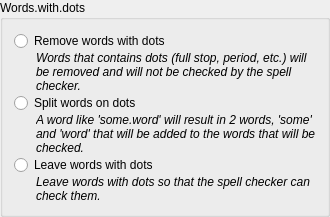
        <widget class="QGroupBox" name="groupBox_9">
         <property name="sizePolicy">
          <sizepolicy hsizetype="Preferred" vsizetype="Fixed">
           <horstretch>0</horstretch>
           <verstretch>0</verstretch>
          </sizepolicy>
         </property>
         <property name="title">
          <string>Words.with.dots</string>
         </property>
         <layout class="QFormLayout" name="formLayout_8">
          <property name="fieldGrowthPolicy">
           <enum>QFormLayout::FieldGrowthPolicy::AllNonFixedFieldsGrow</enum>
          </property>
          <property name="verticalSpacing">
           <number>0</number>
          </property>
          <item row="0" column="0" colspan="2">
           <widget class="QRadioButton" name="radioButtonDotsRemove">
            <property name="text">
             <string>Remove words with dots</string>
            </property>
           </widget>
          </item>
          <item row="1" column="0">
           <spacer name="horizontalSpacer_14">
            <property name="orientation">
             <enum>Qt::Orientation::Horizontal</enum>
            </property>
            <property name="sizeType">
             <enum>QSizePolicy::Policy::Fixed</enum>
            </property>
            <property name="sizeHint" stdset="0">
             <size>
              <width>16</width>
              <height>0</height>
             </size>
            </property>
           </spacer>
          </item>
          <item row="1" column="1">
           <widget class="QLabel" name="label_13">
            <property name="sizePolicy">
             <sizepolicy hsizetype="Preferred" vsizetype="Ignored">
              <horstretch>0</horstretch>
              <verstretch>0</verstretch>
             </sizepolicy>
            </property>
            <property name="font">
             <font>
              <italic>true</italic>
             </font>
            </property>
            <property name="text">
             <string>Words that contains dots (full stop, period, etc.) will be removed and will not be checked by the spell checker.</string>
            </property>
            <property name="wordWrap">
             <bool>true</bool>
            </property>
           </widget>
          </item>
          <item row="2" column="0" colspan="2">
           <widget class="QRadioButton" name="radioButtonDotsSplit">
            <property name="text">
             <string>Split words on dots</string>
            </property>
           </widget>
          </item>
          <item row="3" column="0">
           <spacer name="horizontalSpacer_15">
            <property name="orientation">
             <enum>Qt::Orientation::Horizontal</enum>
            </property>
            <property name="sizeType">
             <enum>QSizePolicy::Policy::Fixed</enum>
            </property>
            <property name="sizeHint" stdset="0">
             <size>
              <width>16</width>
              <height>0</height>
             </size>
            </property>
           </spacer>
          </item>
          <item row="3" column="1">
           <widget class="QLabel" name="label_17">
            <property name="sizePolicy">
             <sizepolicy hsizetype="Preferred" vsizetype="Ignored">
              <horstretch>0</horstretch>
              <verstretch>0</verstretch>
             </sizepolicy>
            </property>
            <property name="font">
             <font>
              <italic>true</italic>
             </font>
            </property>
            <property name="text">
             <string>A word like 'some.word' will result in 2 words, 'some' and 'word' that will be added to the words that will be checked.</string>
            </property>
            <property name="wordWrap">
             <bool>true</bool>
            </property>
           </widget>
          </item>
          <item row="4" column="0" colspan="2">
           <widget class="QRadioButton" name="radioButtonDotsLeave">
            <property name="text">
             <string>Leave words with dots</string>
            </property>
           </widget>
          </item>
          <item row="6" column="0">
           <spacer name="horizontalSpacer_16">
            <property name="orientation">
             <enum>Qt::Orientation::Horizontal</enum>
            </property>
            <property name="sizeType">
             <enum>QSizePolicy::Policy::Fixed</enum>
            </property>
            <property name="sizeHint" stdset="0">
             <size>
              <width>16</width>
              <height>0</height>
             </size>
            </property>
           </spacer>
          </item>
          <item row="6" column="1">
           <widget class="QLabel" name="label_19">
            <property name="sizePolicy">
             <sizepolicy hsizetype="Preferred" vsizetype="Ignored">
              <horstretch>0</horstretch>
              <verstretch>0</verstretch>
             </sizepolicy>
            </property>
            <property name="font">
             <font>
              <italic>true</italic>
             </font>
            </property>
            <property name="text">
             <string>Leave words with dots so that the spell checker can check them.</string>
            </property>
            <property name="wordWrap">
             <bool>true</bool>
            </property>
           </widget>
          </item>
         </layout>
        </widget>
